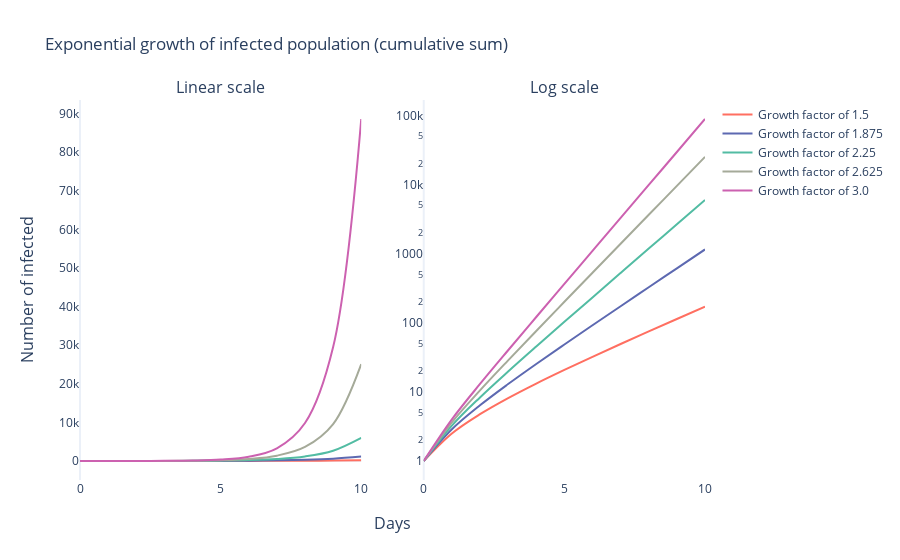

Write notebook code for a chart like this one.
### Code cell
def expfigure():
    t = 10
    vals_cont = list(np.linspace(1.5, 3, 5))

    df = get_frame(t, vals_cont)
    fig = make_subplots(
        rows=1,
        cols=2,
        subplot_titles=("Linear scale", "Log scale"),
        x_title="Days",
        y_title="Number of infected",
    )
    for i, val in enumerate(vals_cont):
        fig.add_trace(
            go.Scatter(
                x=df["index"],
                y=df["cum_{}".format(val)],
                mode="lines",
                name="Growth factor of {}".format(val),
                line_shape="spline",
                legendgroup="lin",
                line=dict(color=colors[i]),
            ),
            row=1,
            col=1,
        )
    for i, val in enumerate(vals_cont):
        fig.add_trace(
            go.Scatter(
                x=df["index"],
                y=df["cum_{}".format(val)],
                mode="lines",
                name="Growth factor of {}".format(val),
                line_shape="spline",
                legendgroup="log",
                showlegend=False,
                line=dict(color=colors[i]),
            ),
            row=1,
            col=2,
        )
    fig.update_layout(
        title="Exponential growth of infected population (cumulative sum)",
    )
    fig.update_xaxes(showgrid=False, zeroline=True)
    fig.update_yaxes(showgrid=False, zeroline=True)
    fig.update_yaxes(type="log", row=1, col=2)
    return fig


fig = expfigure()
fig.show()
fig.write_image("EXPmodel.svg", width=700, height=400)

### Figure 1 — Plotly figure (JSON) as saved in the notebook; plotly's stock layout.template omitted (floating-point values rounded to 4 significant figures)
{"data": [{"legendgroup": "lin", "line": {"color": "rgb(255, 111, 97)", "shape": "spline"}, "mode": "lines", "name": "Growth factor of 1.5", "type": "scatter", "x": [0, 1, 2, 3, 4, 5, 6, 7, 8, 9, 10], "xaxis": "x", "y": [1, 2.5, 4.75, 8.125, 13.19, 20.78, 32.17, 49.26, 74.89, 113.3, 171.0], "yaxis": "y"}, {"legendgroup": "lin", "line": {"color": "rgb(93, 105, 177)", "shape": "spline"}, "mode": "lines", "name": "Growth factor of 1.875", "type": "scatter", "x": [0, 1, 2, 3, 4, 5, 6, 7, 8, 9, 10], "xaxis": "x", "y": [1, 2.875, 6.391, 12.98, 25.34, 48.52, 91.97, 173.4, 326.2, 612.6, 1150.0], "yaxis": "y"}, {"legendgroup": "lin", "line": {"color": "rgb(82, 188, 163)", "shape": "spline"}, "mode": "lines", "name": "Growth factor of 2.25", "type": "scatter", "x": [0, 1, 2, 3, 4, 5, 6, 7, 8, 9, 10], "xaxis": "x", "y": [1, 3.25, 8.312, 19.7, 45.33, 103.0, 232.7, 524.7, 1182.0, 2659.0, 5985.0], "yaxis": "y"}, {"legendgroup": "lin", "line": {"color": "rgb(165, 170, 153)", "shape": "spline"}, "mode": "lines", "name": "Growth factor of 2.625", "type": "scatter", "x": [0, 1, 2, 3, 4, 5, 6, 7, 8, 9, 10], "xaxis": "x", "y": [1, 3.625, 10.52, 28.6, 76.08, 200.7, 527.9, 1387.0, 3641.0, 9559.0, 25090.0], "yaxis": "y"}, {"legendgroup": "lin", "line": {"color": "rgb(204, 97, 176)", "shape": "spline"}, "mode": "lines", "name": "Growth factor of 3.0", "type": "scatter", "x": [0, 1, 2, 3, 4, 5, 6, 7, 8, 9, 10], "xaxis": "x", "y": [1, 4, 13, 40, 121, 364, 1093, 3280, 9841, 29524, 88573], "yaxis": "y"}, {"legendgroup": "log", "line": {"color": "rgb(255, 111, 97)", "shape": "spline"}, "mode": "lines", "name": "Growth factor of 1.5", "showlegend": false, "type": "scatter", "x": [0, 1, 2, 3, 4, 5, 6, 7, 8, 9, 10], "xaxis": "x2", "y": [1, 2.5, 4.75, 8.125, 13.19, 20.78, 32.17, 49.26, 74.89, 113.3, 171.0], "yaxis": "y2"}, {"legendgroup": "log", "line": {"color": "rgb(93, 105, 177)", "shape": "spline"}, "mode": "lines", "name": "Growth factor of 1.875", "showlegend": false, "type": "scatter", "x": [0, 1, 2, 3, 4, 5, 6, 7, 8, 9, 10], "xaxis": "x2", "y": [1, 2.875, 6.391, 12.98, 25.34, 48.52, 91.97, 173.4, 326.2, 612.6, 1150.0], "yaxis": "y2"}, {"legendgroup": "log", "line": {"color": "rgb(82, 188, 163)", "shape": "spline"}, "mode": "lines", "name": "Growth factor of 2.25", "showlegend": false, "type": "scatter", "x": [0, 1, 2, 3, 4, 5, 6, 7, 8, 9, 10], "xaxis": "x2", "y": [1, 3.25, 8.312, 19.7, 45.33, 103.0, 232.7, 524.7, 1182.0, 2659.0, 5985.0], "yaxis": "y2"}, {"legendgroup": "log", "line": {"color": "rgb(165, 170, 153)", "shape": "spline"}, "mode": "lines", "name": "Growth factor of 2.625", "showlegend": false, "type": "scatter", "x": [0, 1, 2, 3, 4, 5, 6, 7, 8, 9, 10], "xaxis": "x2", "y": [1, 3.625, 10.52, 28.6, 76.08, 200.7, 527.9, 1387.0, 3641.0, 9559.0, 25090.0], "yaxis": "y2"}, {"legendgroup": "log", "line": {"color": "rgb(204, 97, 176)", "shape": "spline"}, "mode": "lines", "name": "Growth factor of 3.0", "showlegend": false, "type": "scatter", "x": [0, 1, 2, 3, 4, 5, 6, 7, 8, 9, 10], "xaxis": "x2", "y": [1, 4, 13, 40, 121, 364, 1093, 3280, 9841, 29524, 88573], "yaxis": "y2"}], "layout": {"annotations": [{"font": {"size": 16}, "showarrow": false, "text": "Linear scale", "x": 0.225, "xanchor": "center", "xref": "paper", "y": 1, "yanchor": "bottom", "yref": "paper"}, {"font": {"size": 16}, "showarrow": false, "text": "Log scale", "x": 0.775, "xanchor": "center", "xref": "paper", "y": 1, "yanchor": "bottom", "yref": "paper"}, {"font": {"size": 16}, "showarrow": false, "text": "Days", "x": 0.5, "xanchor": "center", "xref": "paper", "y": 0, "yanchor": "top", "yref": "paper", "yshift": -30}, {"font": {"size": 16}, "showarrow": false, "text": "Number of infected", "textangle": -90, "x": 0, "xanchor": "right", "xref": "paper", "xshift": -40, "y": 0.5, "yanchor": "middle", "yref": "paper"}], "title": {"text": "Exponential growth of infected population (cumulative sum)"}, "xaxis": {"anchor": "y", "domain": [0, 0.45], "showgrid": false, "zeroline": true}, "xaxis2": {"anchor": "y2", "domain": [0.55, 1], "showgrid": false, "zeroline": true}, "yaxis": {"anchor": "x", "domain": [0, 1], "showgrid": false, "zeroline": true}, "yaxis2": {"anchor": "x2", "domain": [0, 1], "showgrid": false, "type": "log", "zeroline": true}}}
